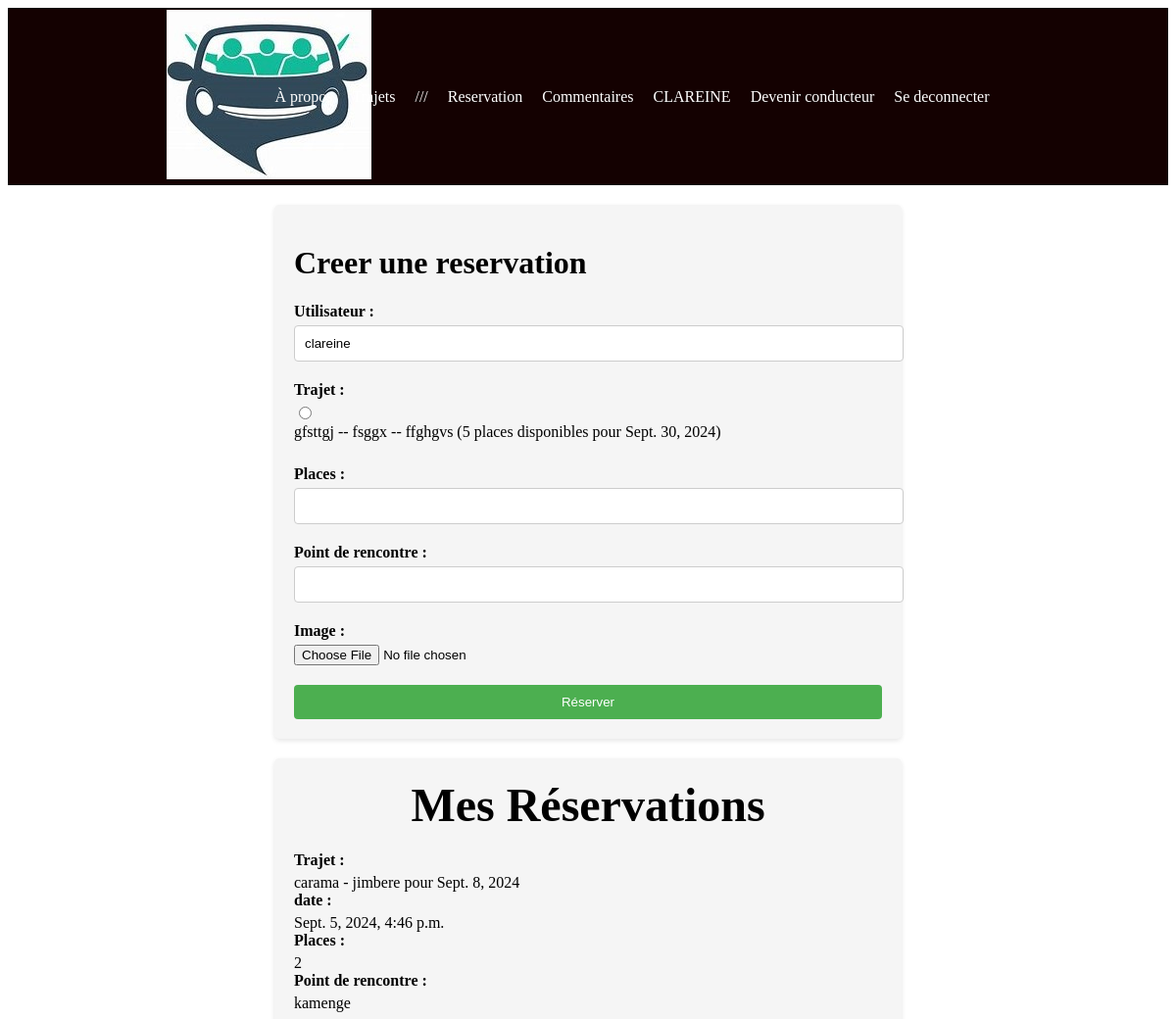
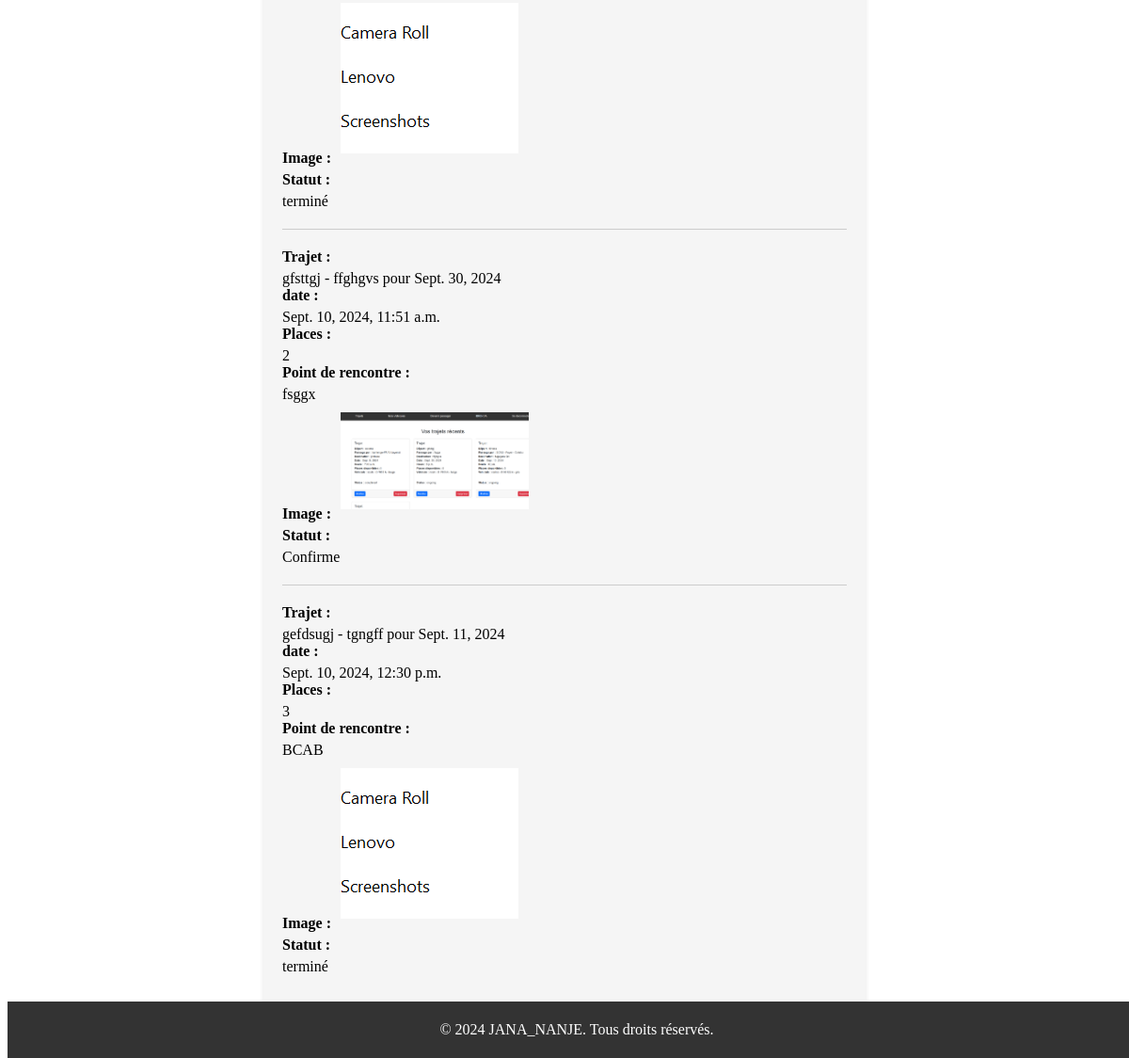
/reservation/ (signed in), run on the app's committed database (2 pictures, top to bottom).
### covoiturage/models.py (models this page shows, shortened)
class Trajet(models.Model):
    point_depart = models.CharField(max_length=255)
    passe_par = models.CharField(max_length=255, null=True)
    destination = models.CharField(max_length=255)
    heure_depart = models.TimeField(editable=True, null=True)
    places_disponibles = models.IntegerField()
    date = models.DateField(editable=True, null=True)
    user = models.ForeignKey(User, on_delete=models.CASCADE, null=True)
    vehicule = models.ForeignKey(Vehicule, on_delete=models.CASCADE, null=True)
    status = models.CharField(max_length=20, default='En cours', choices=[('En cours', 'En cours'), ('Terminee', 'Terminé')])

class Reservation(models.Model):
    STATUT_CHOICES = (
        ('Termine', 'Termine'),
        ('Confirme', 'Confirme'),
        ('Annule', 'Annule'),
    )
    user = models.ForeignKey(User, on_delete=models.CASCADE, null=True)
    trajet = models.ForeignKey(Trajet, on_delete=models.CASCADE)
    timestamp = models.DateTimeField(auto_now_add=True, null=True)
    point_de_rencontre = models.CharField(max_length=255, null=True)
    places = models.PositiveBigIntegerField(null=True)
    statut = models.CharField(max_length=10, choices=STATUT_CHOICES, default='Confirme')
    image = models.ImageField(upload_to='reservations/', null=True, blank=True)

### Stage/views.py (the view, shortened to what this page needs)
# urls.py: path('reservation/', views.reservation, name='reservation'),
@login_required(login_url='/login/')
def reservation(request):
    if request.user.is_authenticated:
        reservations = Reservation.objects.filter(user=request.user)
        now = datetime.now()
        trajets = Trajet.objects.filter(date__gte=now.date(), places_disponibles__gt=0)
        for reservation in reservations:
            if reservation.trajet.date < now.date():
                reservation.statut = 'terminé'
                reservation.save()
        selected_trajet = None
        if 'trajet' in request.GET:
            try:
                selected_trajet = Trajet.objects.get(id=request.GET.get('trajet'))
            except Trajet.DoesNotExist:
                pass
    else:
        reservations = []
        trajets = []
        selected_trajet = None
        return redirect('reservation')
    context = {
        'reservations': reservations,
        'trajets': trajets,
        'selected_trajet': selected_trajet,
    }
    return render(request, 'reserver.html', context)

### templates/reserver.html (shortened to what this page needs)
{% extends 'index.html' %}
{% load static %}
{% block section %}
<link rel="stylesheet" type="text/css" href="{% static 'reserver.css' %}" >
<div class="reservation-form-container">
  <form class="reservation-form" method="POST" enctype="multipart/form-data">
    <h1>Creer une reservation</h1>
    <div class="form-group">
      <label for="username">Utilisateur :</label>
      <input id="username" name="username" type="text" value="{{ user.username }}" readonly>
    </div>
    <div class="form-group">
      <label for="trajet">Trajet :</label>
      {% for trajet in trajets %}
      <input id="{{ trajet.id }}" name="trajet" type="radio" value="{{ trajet.id }}" {% if selected_trajet and selected_trajet.id == trajet.id %} checked{% endif %}>
      <label for="{{ trajet.id }}">{{ trajet.point_depart }} -- {{ trajet.passe_par }} -- {{ trajet.destination }} ({{ trajet.places_disponibles }} places disponibles pour {{ trajet.date }})</label>
      {% endfor %}
    </div>
    <div class="form-group">
      <label for="places">Places :</label>
      <input id="places" name="places" type="number" min="1">
    </div>
    <div class="form-group">
      <label for="places">Point de rencontre :</label>
      <input id="point_de_rencontre" name="point_de_rencontre" type="text">
    </div>
    <div class="form-group">
      <label for="image">Image :</label>
      <input id="image" name="image" type="file" accept="image/*">
    </div>
    <button type="submit" action="% url 'reservation' %">Réserver</button>
  </form>
</div>
<div class="reserver-list">
  {% if reservations %}
  <h2>Mes Réservations</h2>
  {% for reservation in reservations %}
  <article class="reservation-item">
      <div class="reservation-details">
          <h4>Trajet :</h4><p>{{ reservation.trajet.point_depart }} - {{ reservation.trajet.destination }} pour {{reservation.trajet.date}}</p>
          <h4>date :</h4><p>{{ reservation.timestamp }}</p>
          <h4>Places :</h4><p>{{ reservation.places }}</p>
          <h4>Point de rencontre :</h4><p>{{ reservation.point_de_rencontre }}</p>
          {% if reservation.image %}
          <h4>Image :<img src="{{ reservation.image.url }}" alt="Image de réservation" style="max-width: 200px; margin: 10px;">
      {% endif %}</h4>
          <h4>Statut :</h4><p>{{ reservation.statut }}</p>
      </div>
  </article>
  {% endfor %}
  </div>
  {% else %}
  <strong><p>Vous n'avez pas de réservation pour le moment ou celles déjà faites sont annulées.</p></strong>
  {% endif %}
{% endblock section %}

### templates/index.html (shortened to what this page needs)
{% load static %}
<!DOCTYPE html>
<html>
<head>
    <link rel="stylesheet" type="text/css" href="{% static 'styles.css' %}" >
</head>
<body>
    <div class="wrapper">
        <header>
            <nav class="nav">
                <div class="logo">
                    <img src="{% static 'logo1.1.jpeg' %}" alt="Covoiturage">
                </div>
                <ul class="nav-links">
                    <li><a href="/">À propos</a></li>
                    <li><a href='/trajet'>Trajets</a></li>
                    {% if user.is_anonymous %}
                        <li><a href="/register">Creer un compte</a></li>
                        <li><a href="/login">Se connecter</a></li>
                     {% else %}
                        <li>///</li>
                        <li><a href="/reservation">Reservation</a></li>
                        <li><a href='/comments'>Commentaires</a></li>
                        <li>{{ user.username | upper }}</li>
                        <li><a href="{% url 'verify' %}">Devenir conducteur</a></li>
                        <li><a href="/logout">Se deconnecter</a></li>
                    {% endif %}
                </ul>
            </nav>
        </header>
        <div class="content-wrapper">
            {% block section %}{% endblock %}
        </div>
        <footer>
            <p>&copy; 2024 JANA_NANJE. Tous droits réservés.</p>
        </footer>
    </div>
</body>
</html>

### static/styles.css (style rules this page uses)
:root { --primary-color: #11f8ce; --secondary-color: #2980B9; --text-color: #333333; --background-color: #F2F2F2 }
.wrapper { display: flex; flex-direction: column; }
.nav { background-color: #140101; color: #fff; padding: 2px; display: flex; justify-content: center; position: sticky; top: 0; z-index: 1000; }
.nav .logo { margin-right: 20px; width: 90px; height: auto; align-self: center; }
.nav .nav-links { list-style-type: none; display: flex; align-items: center; padding: 0; }
.nav .nav-links li { margin-right: 20px; }
.nav .nav-links a { color: #fff; text-decoration: none; transition: color 0.3s ease; font-size: 16px; }
.content-wrapper { flex-grow: 1; padding: 20px; }
h2 { font-size: 3rem; margin-bottom: 10px; text-align: center; }
footer { background-color: #333; color: #fff; text-align: center; padding: 5px; position: fixed; bottom: 0; width: 100%; }

### static/reserver.css (style rules this page uses)
.reservation-form-container { max-width: 600px; margin: 0 auto; padding: 20px; background-color: #f5f5f5; border-radius: 5px; box-shadow: 0 2px 5px rgba(0, 0, 0, 0.1); }
.reservation-form { display: flex; flex-direction: column; }
.form-group { margin-bottom: 20px; }
.form-group label { display: block; font-weight: bold; margin-bottom: 5px; }
.form-group input[type="text"], .form-group input[type="number"], .form-group input[type="date"] { width: 100%; padding: 10px; border: 1px solid #ccc; border-radius: 4px; }
.form-group input[type="radio"] { margin-right: 5px; }
.form-group input[type="radio"] + label { font-weight: normal; }
button[type="submit"] { background-color: #4CAF50; color: white; padding: 10px 20px; border: none; border-radius: 4px; cursor: pointer; }
.reserver-list { max-width: 600px; margin: 20px auto; background-color: #f5f5f5; border-radius: 5px; box-shadow: 0 2px 5px rgba(0, 0, 0, 0.1); padding: 20px; }
.reserver-list h2 { margin-top: 0; margin-bottom: 20px; }
.reservation-item { border-bottom: 1px solid #ccc; padding-bottom: 20px; margin-bottom: 20px; }
.reservation-item:last-child { border-bottom: none; margin-bottom: 0; }
.reservation-details h4 { margin-top: 0; margin-bottom: 5px; }
.reservation-details p { margin: 0; }

### data on the page
Trajet: point_depart "gfsttgj", passe_par "fsggx", destination "ffghgvs", places_disponibles "5", date "Sept. 30, 2024"
Reservation: trajet.point_depart "carama", trajet.destination "jimbere", trajet "Sept. 8, 2024", timestamp "Sept. 5, 2024, 4:46 p.m.", places "2", point_de_rencontre "kamenge", image (picture), statut "terminé"
Reservation: trajet.point_depart "gfsttgj", trajet.destination "ffghgvs", trajet "Sept. 30, 2024", timestamp "Sept. 10, 2024, 11:51 a.m.", places "2", point_de_rencontre "fsggx", image (picture), statut "Confirme"
Reservation: trajet.point_depart "gefdsugj", trajet.destination "tgngff", trajet "Sept. 11, 2024", timestamp "Sept. 10, 2024, 12:30 p.m.", places "3", point_de_rencontre "BCAB", image (picture), statut "terminé"

### other printed values
{{ user.username | upper }} "CLAREINE"
